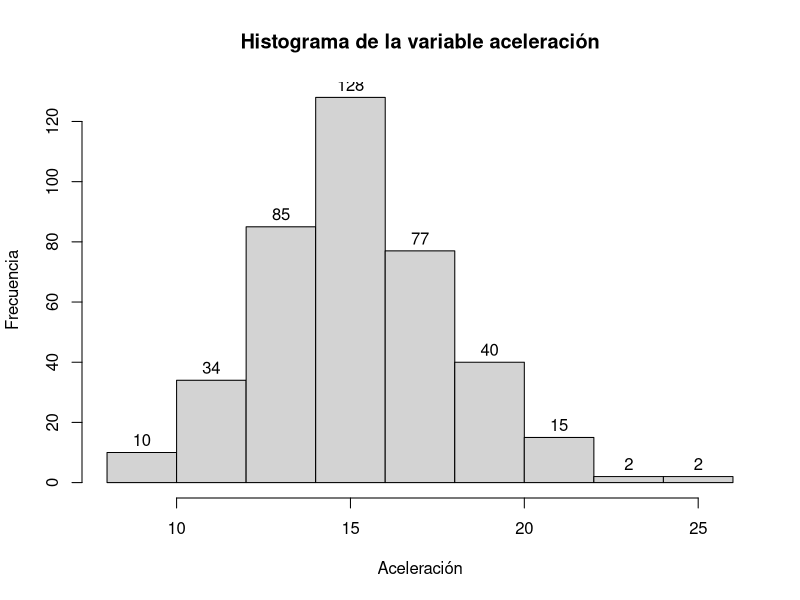
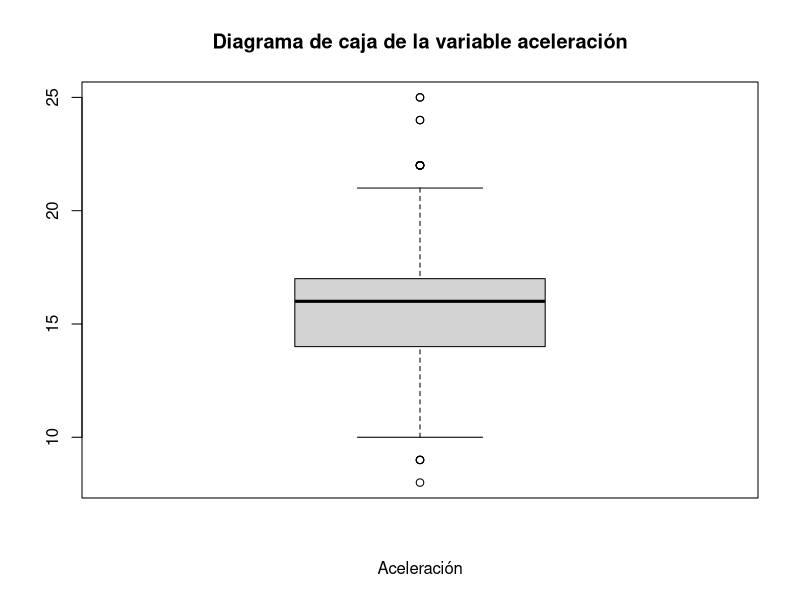
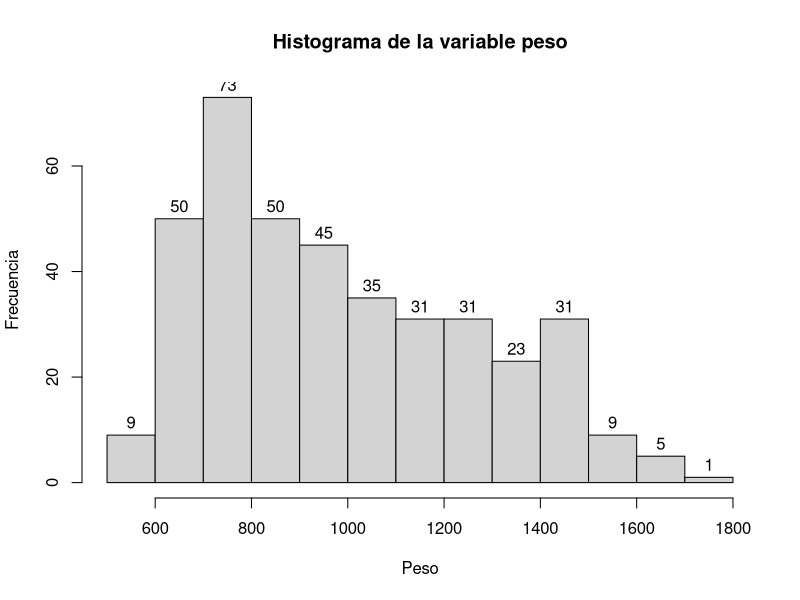
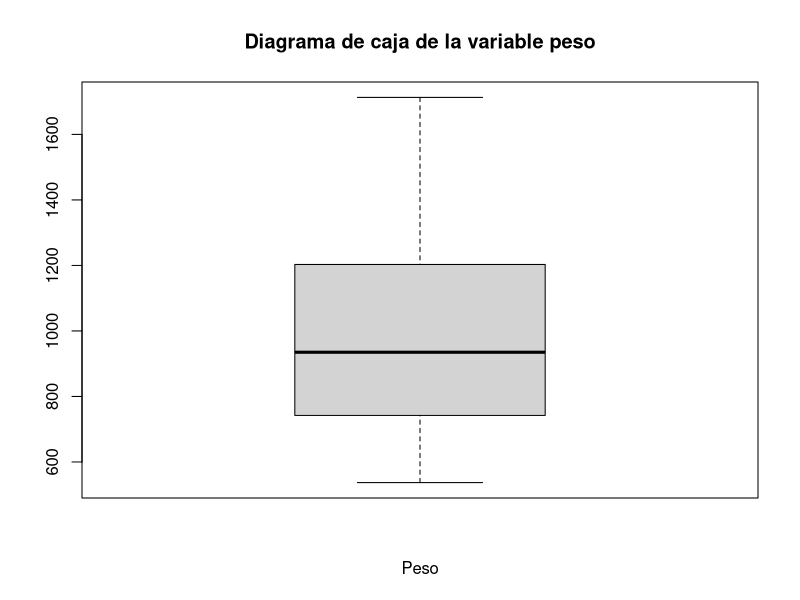

Source code (R) for these figures, in order:
## ---- chunk 1
knitr::opts_chunk$set(echo = TRUE)
## ---- chunk 2
autos<-read.table("autos.txt",header = T)
attach(autos)
## ---- chunk 3
hist(Acel, main = "Histograma de la variable aceleración", ylab = "Frecuencia", xlab = "Aceleración", labels = TRUE)
## ---- chunk 4
boxplot(Acel, main ="Diagrama de caja de la variable aceleración", xlab = "Aceleración", labels = TRUE)
## ---- chunk 5
summary(Acel)
## ---- chunk 6
hist(Peso, main = "Histograma de la variable peso", ylab = "Frecuencia", xlab = "Peso", labels = TRUE)
## ---- chunk 7
boxplot(Peso, main = "Diagrama de caja de la variable peso", xlab = "Peso", labels = TRUE)
## ---- chunk 8
summary(Peso)
## ---- chunk 9
summary(autos)
